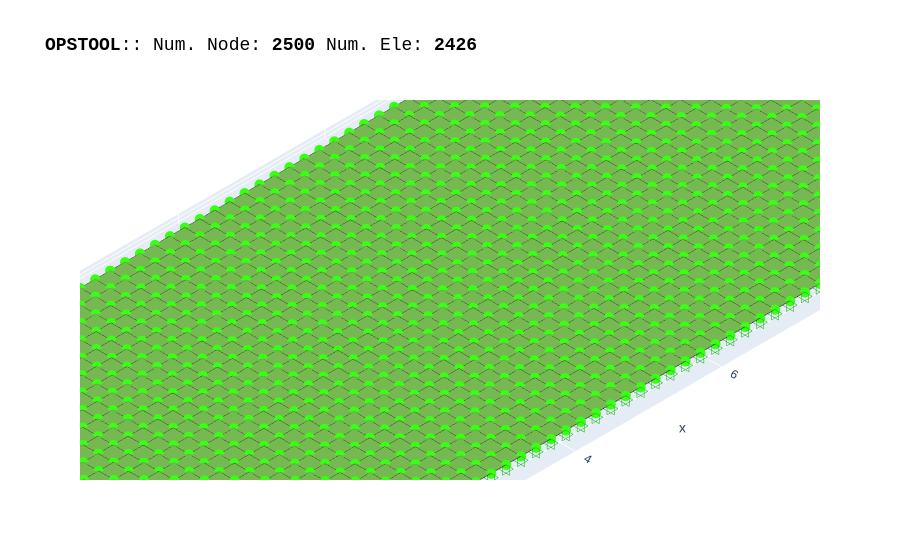

This figure's notebook cell:
### Markdown cell above
### Define Rigid Diaphragms

### Code cell
opst.vis.plotly.plot_model()

### Figure 1 — Plotly figure (JSON) as saved in the notebook; plotly's stock layout.template omitted (floating-point values rounded to 4 significant figures; data arrays with more than 128 entries replaced by an {"elided": "..."} marker saying what was removed)
{"data": [{"color": "#76b852", "hoverinfo": "skip", "i": {"elided": "2352 int values"}, "j": {"elided": "2352 int values"}, "k": {"elided": "2352 int values"}, "name": "ShellMITC4", "opacity": 1, "type": "mesh3d", "x": {"elided": "4704 float values"}, "y": {"elided": "4704 float values"}, "z": {"elided": "4704 float values"}}, {"connectgaps": false, "hoverinfo": "skip", "line": {"color": "black", "width": 1}, "mode": "lines", "name": "Edge", "type": "scatter3d", "x": {"elided": "7056 float values"}, "y": {"elided": "7056 float values"}, "z": {"elided": "7056 float values"}}, {"connectgaps": false, "hoverinfo": "skip", "line": {"color": "#39FF14", "width": 5}, "mode": "lines", "name": "ZeroLength", "type": "scatter3d", "x": {"elided": "3750 float values"}, "y": {"elided": "3750 float values"}, "z": {"elided": "3750 float values"}}, {"customdata": {"elided": "1176 str values"}, "hovertemplate": "%{customdata}", "marker": {"color": "#76b852", "size": 3, "symbol": "diamond-open"}, "mode": "markers", "name": "ShellMITC4", "type": "scatter3d", "x": {"elided": "1176 float values"}, "y": {"elided": "1176 float values"}, "z": {"elided": "1176 float values"}}, {"customdata": {"elided": "1250 str values"}, "hovertemplate": "%{customdata}", "marker": {"color": "#39FF14", "size": 3, "symbol": "diamond-open"}, "mode": "markers", "name": "ZeroLength", "type": "scatter3d", "x": {"elided": "1250 float values"}, "y": {"elided": "1250 float values"}, "z": {"elided": "1250 float values"}}, {"customdata": {"elided": "2500 str values"}, "hovertemplate": "x: %{x}<br>y: %{y}<br>z: %{z} <br>nodeTag: %{customdata}", "marker": {"color": "#580f41", "size": 3, "symbol": "circle"}, "mode": "markers", "name": "Nodes", "type": "scatter3d", "x": {"elided": "2500 float values"}, "y": {"elided": "2500 float values"}, "z": {"elided": "2500 float values"}}, {"connectgaps": false, "hoverinfo": "skip", "line": {"color": "#15b01a", "width": 1}, "mode": "lines", "name": "BC", "type": "scatter3d", "x": {"elided": "22500 float values"}, "y": {"elided": "22500 float values"}, "z": {"elided": "22500 float values"}}, {"hoverinfo": "skip", "marker": {"color": "#39FF14", "size": 6}, "mode": "markers", "type": "scatter3d", "x": {"elided": "1250 float values"}, "y": {"elided": "1250 float values"}, "z": {"elided": "1250 float values"}}], "layout": {"autosize": true, "font": {"family": "Arial, sans-serif"}, "scene": {"aspectmode": "data", "aspectratio": {"x": 1, "y": 1, "z": 1}, "camera": {"eye": {"x": -3.5, "y": -3.5, "z": 3.5}, "projection": {"type": "orthographic"}}}, "showlegend": false, "title": {"font": {"color": "black", "family": "courier", "size": 18}, "text": "<b>OPSTOOL</b>:: Num. Node: <b>2500</b> Num. Ele: <b>2426</b>"}}}
